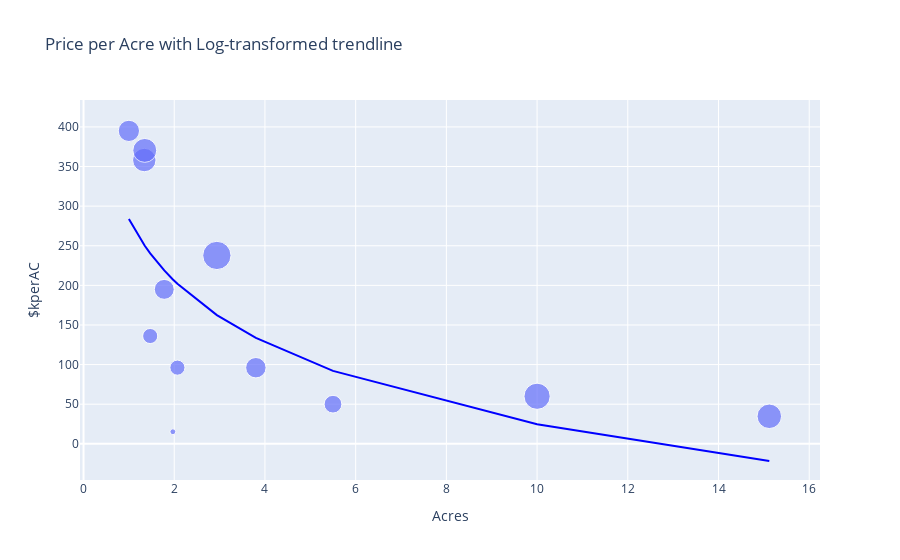

The notebook cell this image was saved under:
### Code cell
import plotly.express as px
fig= px.scatter(df, x='Acres', y='$kperAC', size='Price', trendline= "ols",
                trendline_options=dict(log_x=True), 
                trendline_color_override="blue", 
                title="Price per Acre with Log-transformed trendline"
                )
fig.show()

### Figure 1 — Plotly figure (JSON) as saved in the notebook; plotly's stock layout.template omitted (floating-point values rounded to 4 significant figures)
{"data": [{"hovertemplate": "Acres=%{x}<br>$kperAC=%{y}<br>Price=%{marker.size}<extra></extra>", "legendgroup": "", "marker": {"color": "#636efa", "size": [200, 30, 395, 480, 347, 365, 525, 699, 275, 500, 199, 600], "sizemode": "area", "sizeref": 1.748, "symbol": "circle"}, "mode": "markers", "name": "", "orientation": "v", "showlegend": false, "type": "scatter", "x": [1.47, 1.97, 1, 1.34, 1.78, 3.8, 15.12, 2.94, 5.5, 1.35, 2.07, 10], "xaxis": "x", "y": [136.1, 15.23, 395, 358.2, 194.9, 96.05, 34.72, 237.8, 50, 370.4, 96.14, 60], "yaxis": "y"}, {"hovertemplate": "<b>OLS trendline</b><br>$kperAC = -258.965 * log10(Acres) + 283.749<br>R<sup>2</sup>=0.475642<br><br>Acres=%{x}<br>$kperAC=%{y} <b>(trend)</b><extra></extra>", "legendgroup": "", "line": {"color": "blue"}, "marker": {"color": "#636efa", "symbol": "circle"}, "mode": "lines", "name": "", "showlegend": false, "type": "scatter", "x": [1, 1.34, 1.35, 1.47, 1.78, 1.97, 2.07, 2.94, 3.8, 5.5, 10, 15.12], "xaxis": "x", "y": [283.7, 250.8, 250.0, 240.4, 218.9, 207.5, 201.9, 162.5, 133.6, 92.02, 24.78, -21.71], "yaxis": "y"}], "layout": {"legend": {"itemsizing": "constant", "tracegroupgap": 0}, "title": {"text": "Price per Acre with Log-transformed trendline"}, "xaxis": {"anchor": "y", "domain": [0, 1], "title": {"text": "Acres"}}, "yaxis": {"anchor": "x", "domain": [0, 1], "title": {"text": "$kperAC"}}}}
